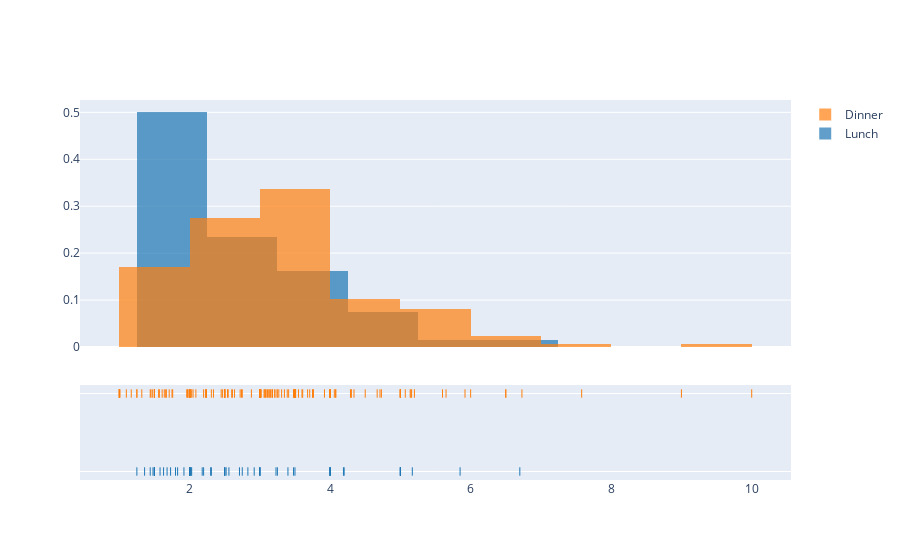

Notebook code for this chart:
### Markdown cell above
## removing `curve` on distpot
* `show_curve=False`

### Code cell
fig = ff.create_distplot(hist_data, group_labels, show_curve=False)
fig.show()

# now, there is no curve line in the chart.

### Figure 1 — Plotly figure (JSON) as saved in the notebook; plotly's stock layout.template omitted (floating-point values rounded to 4 significant figures; data arrays with more than 128 entries replaced by an {"elided": "..."} marker saying what was removed)
{"data": [{"autobinx": false, "histnorm": "probability density", "legendgroup": "Lunch", "marker": {"color": "rgb(31, 119, 180)"}, "name": "Lunch", "opacity": 0.7, "type": "histogram", "x": [4, 3, 2.71, 3, 3.4, 1.83, 5, 2.03, 5.17, 2, 4, 5.85, 3, 1.5, 1.8, 2.92, 2.31, 1.68, 2.5, 2, 2.52, 4.2, 1.48, 2, 2, 2.18, 1.5, 2.83, 1.5, 2, 3.25, 1.25, 2, 2, 2, 2.75, 3.5, 6.7, 5, 5, 2.3, 1.5, 1.36, 1.63, 1.73, 2, 4.19, 2.56, 2.02, 4, 1.44, 2, 5, 2, 2, 4, 2.01, 2, 2.5, 4, 3.23, 2.2, 3.48, 1.92, 3, 1.58, 2.5, 2], "xaxis": "x", "xbins": {"end": 6.7, "size": 1, "start": 1.25}, "yaxis": "y"}, {"autobinx": false, "histnorm": "probability density", "legendgroup": "Dinner", "marker": {"color": "rgb(255, 127, 14)"}, "name": "Dinner", "opacity": 0.7, "type": "histogram", "x": {"elided": "176 float values"}, "xaxis": "x", "xbins": {"end": 10, "size": 1, "start": 1}, "yaxis": "y"}, {"legendgroup": "Lunch", "marker": {"color": "rgb(31, 119, 180)", "symbol": "line-ns-open"}, "mode": "markers", "name": "Lunch", "showlegend": false, "type": "scatter", "x": [4, 3, 2.71, 3, 3.4, 1.83, 5, 2.03, 5.17, 2, 4, 5.85, 3, 1.5, 1.8, 2.92, 2.31, 1.68, 2.5, 2, 2.52, 4.2, 1.48, 2, 2, 2.18, 1.5, 2.83, 1.5, 2, 3.25, 1.25, 2, 2, 2, 2.75, 3.5, 6.7, 5, 5, 2.3, 1.5, 1.36, 1.63, 1.73, 2, 4.19, 2.56, 2.02, 4, 1.44, 2, 5, 2, 2, 4, 2.01, 2, 2.5, 4, 3.23, 2.2, 3.48, 1.92, 3, 1.58, 2.5, 2], "xaxis": "x", "y": ["Lunch", "Lunch", "Lunch", "Lunch", "Lunch", "Lunch", "Lunch", "Lunch", "Lunch", "Lunch", "Lunch", "Lunch", "Lunch", "Lunch", "Lunch", "Lunch", "Lunch", "Lunch", "Lunch", "Lunch", "Lunch", "Lunch", "Lunch", "Lunch", "Lunch", "Lunch", "Lunch", "Lunch", "Lunch", "Lunch", "Lunch", "Lunch", "Lunch", "Lunch", "Lunch", "Lunch", "Lunch", "Lunch", "Lunch", "Lunch", "Lunch", "Lunch", "Lunch", "Lunch", "Lunch", "Lunch", "Lunch", "Lunch", "Lunch", "Lunch", "Lunch", "Lunch", "Lunch", "Lunch", "Lunch", "Lunch", "Lunch", "Lunch", "Lunch", "Lunch", "Lunch", "Lunch", "Lunch", "Lunch", "Lunch", "Lunch", "Lunch", "Lunch"], "yaxis": "y2"}, {"legendgroup": "Dinner", "marker": {"color": "rgb(255, 127, 14)", "symbol": "line-ns-open"}, "mode": "markers", "name": "Dinner", "showlegend": false, "type": "scatter", "x": {"elided": "176 float values"}, "xaxis": "x", "y": {"elided": "176 str values"}, "yaxis": "y2"}], "layout": {"barmode": "overlay", "hovermode": "closest", "legend": {"traceorder": "reversed"}, "xaxis": {"anchor": "y2", "domain": [0, 1], "zeroline": false}, "yaxis": {"anchor": "free", "domain": [0.35, 1], "position": 0}, "yaxis2": {"anchor": "x", "domain": [0, 0.25], "dtick": 1, "showticklabels": false}}}
